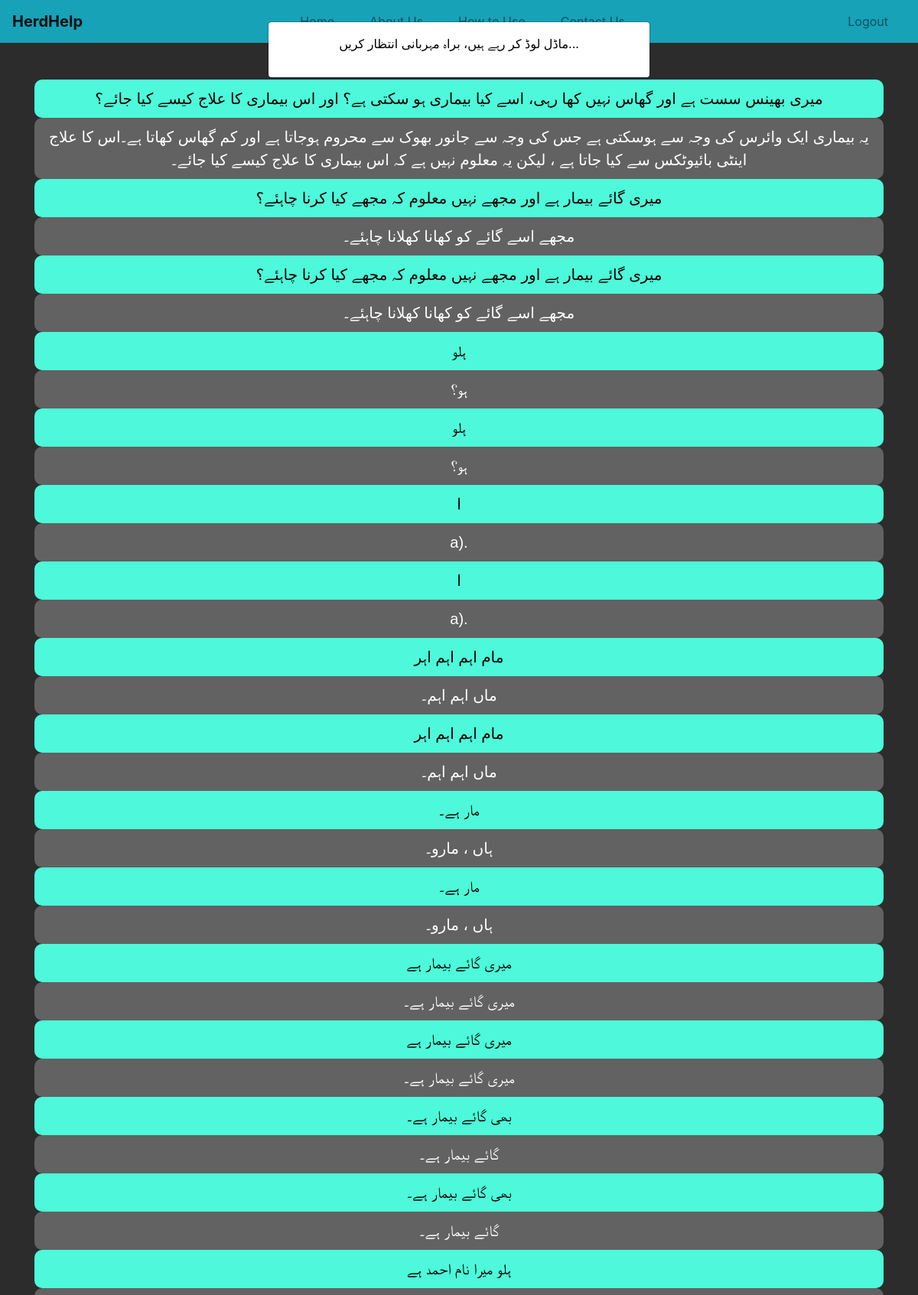
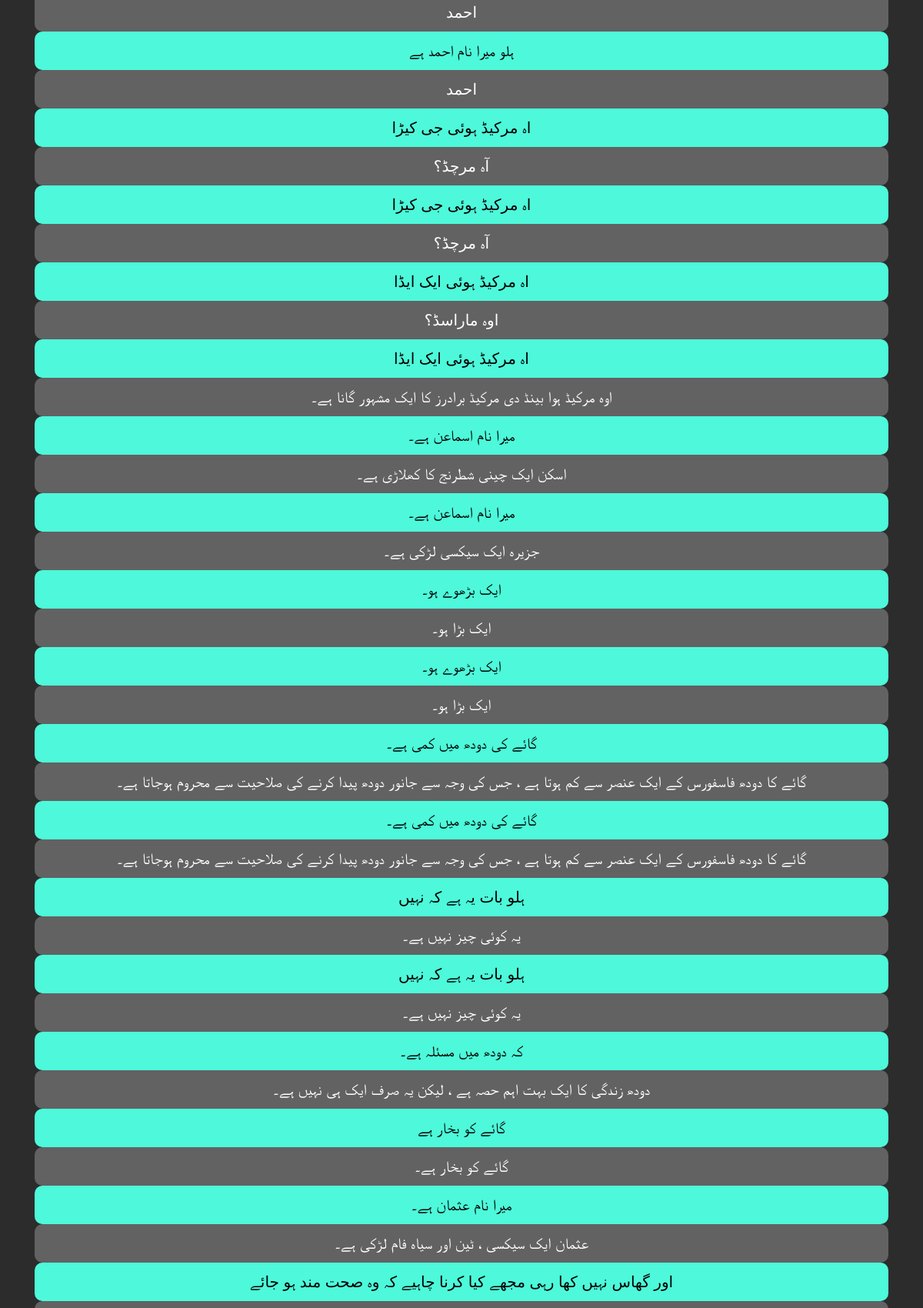
/chat (signed in, upper part), run on the app's committed database (2 pictures, top to bottom).
### tables this page shows
CREATE TABLE responses
             (id INTEGER PRIMARY KEY AUTOINCREMENT,
              prompt_id INTEGER,
              response TEXT NOT NULL,
              timestamp DATETIME DEFAULT CURRENT_TIMESTAMP);

CREATE TABLE prompts
             (id INTEGER PRIMARY KEY AUTOINCREMENT,
              user_id INTEGER,
              prompt TEXT NOT NULL,
              timestamp DATETIME DEFAULT CURRENT_TIMESTAMP);

### app.py (the view, shortened to what this page needs)
@app.route('/chat', methods=['GET', 'POST'])
def chat():
    if 'just_signed_in' in session:
        show_loading_modal = True
        session.pop('just_signed_in', None)
    else:
        show_loading_modal = False
    conn = create_connection()
    cursor = conn.cursor()
    user_id = session['user_id']  # Retrieve user ID from the session
    cursor.execute("SELECT prompts.prompt, responses.response FROM prompts JOIN responses ON prompts.id = responses.prompt_id WHERE prompts.user_id = ? ORDER BY prompts.timestamp ASC", (user_id,))
    chat_current = cursor.fetchall()
    conn.close()
    return render_template('chat.html', chat_current=chat_current, show_loading_modal=show_loading_modal)

### app.py (called while the page is built)
def create_connection():
    return sqlite3.connect('herdhelp.db')

### templates/chat.html (shortened to what this page needs)
<!DOCTYPE html>
<html lang="en">
<head>
    <link rel="stylesheet" href="https://maxcdn.bootstrapcdn.com/bootstrap/4.5.2/css/bootstrap.min.css">
    <link rel="stylesheet" href="https://cdnjs.cloudflare.com/ajax/libs/font-awesome/6.0.0/css/all.min.css">
    <link rel="stylesheet" href="{{ url_for('static', filename='chat_style.css') }}">
</head>
<body>
    <header>
        <nav class="navbar navbar-expand-lg navbar-light bg-info w-100">
            <a class="navbar-brand" href="{{ url_for('index') }}">
                HerdHelp
            </a>
            <div class="collapse navbar-collapse" id="navbarNav">
                <ul class="navbar-nav">
                    <li class="nav-item">
                        <a class="nav-link" href="{{ url_for('index') }}">Home</a>
                    </li>
                    <li class="nav-item">
                        <a class="nav-link" href="{{ url_for('about') }}">About Us</a>
                    </li>
                    <li class="nav-item">
                        <a class="nav-link" href="{{ url_for('how_to_use') }}">How to Use</a>
                    </li>
                    <li class="nav-item">
                        <a class="nav-link" href="{{ url_for('contact') }}">Contact Us</a>
                    </li>
                </ul>
                <ul class="navbar-nav">
                    <li class="nav-item">
                        <a class="nav-link" href="{{ url_for('logout') }}">Logout</a>
                    </li>
                </ul>
            </div>
        </nav>
    </header>
    {% if show_loading_modal %}
    <div id="loadingModal" class="modal" style="display: block; z-index: 1000;">
        <div class="modal-dialog">
            <div class="modal-content">
                <div class="modal-body text-center">
                    <p style="color: black;">ماڈل لوڈ کر رہے ہیں، براہ مہربانی انتظار کریں...</p>
                </div>
            </div>
        </div>
    </div>
    {% endif %}
    <div class="container mt-5">
        <div class="chat-current" id="chatContainer">
            {% for prompt, response in chat_current %}
            <div class="prompt-container" style="background-color: #4df9da; color: #000; float: right; text-align: center; border-radius: 10px;">
                <div class="prompt">{{ prompt }}</div>
            </div>
            <div class="response-container" style="float: left; text-align: center; border-radius: 10px;">
                <div class="response">{{ response }}</div>
            </div>
            {% endfor %}
        </div>
        <br>
    </div>
    <br>

### static/chat_style.css (style rules this page uses)
.navbar { background-color: #4df9da; }
.navbar-brand { color: white; font-weight: bold; }
.navbar-nav { margin-left: auto; }
.navbar-nav .nav-link { color: white; margin: 0 15px; }
body { background-color: #2c2c2c; color: white; margin: 0; }
.chat-current { display: flex; flex-direction: column; align-items: flex-start; width: 100%; }
.prompt-container { background-color: #4df9da; color: #000; border-radius: 10px; padding: 10px; margin: 10px; width: 100%; box-sizing: border-box; }
.response-container { background-color: #626262; color: #fff; border-radius: 10px; padding: 10px; margin: 10px; width: 100%; box-sizing: border-box; }
.prompt-container, .response-container { margin: 0 auto; }
.prompt-container, .response-container { display: inline-block; }
.prompt, .response { margin: 0; font-family: 'Jameel Noori Nastaleeq', sans-serif; font-size: 20px; }
.prompt-container, .response-container { animation: fadeInUp 0.5s ease forwards; opacity: 0; transform: translateY(20px); }
#loadingModal { position: fixed; top: 50%; left: 50%; transform: translate(-50%, -50%); }

### data on the page
responses: prompt "میری بھینس سست ہے اور گھاس نہیں کھا رہی، اسے کیا بیماری ہو سکتی ہے؟ اور اس بیماری کا علاج کیسے کیا جائے؟", response "یہ بیماری ایک وائرس کی وجہ سے ہوسکتی ہے جس کی وجہ سے جانور بھوک سے محروم ہوجاتا ہے اور کم گھاس کھاتا ہے۔اس کا علاج اینٹی بائیوٹکس سے کیا جاتا ہے ، لیکن یہ معلوم نہیں ہے کہ اس بیماری کا علاج کیسے کیا جائے۔"
responses: prompt "میری گائے بیمار ہے اور مجھے نہیں معلوم کہ مجھے کیا کرنا چاہئے؟", response "مجھے اسے گائے کو کھانا کھلانا چاہئے۔"
responses: prompt "میری گائے بیمار ہے اور مجھے نہیں معلوم کہ مجھے کیا کرنا چاہئے؟", response "مجھے اسے گائے کو کھانا کھلانا چاہئے۔"
responses: prompt "ہلو", response "ہو؟"
responses: prompt "ہلو", response "ہو؟"
responses: prompt "ا", response "a)."
responses: prompt "ا", response "a)."
responses: prompt "مام اہم اہم اہر", response "ماں اہم اہم۔"
responses: prompt "مام اہم اہم اہر", response "ماں اہم اہم۔"
responses: prompt "مار ہے۔", response "ہاں ، مارو۔"
responses: prompt "مار ہے۔", response "ہاں ، مارو۔"
responses: prompt "میری گائے بیمار ہے", response "میری گائے بیمار ہے۔"
responses: prompt "میری گائے بیمار ہے", response "میری گائے بیمار ہے۔"
responses: prompt "بھی گائے بیمار ہے۔", response "گائے بیمار ہے۔"
responses: prompt "بھی گائے بیمار ہے۔", response "گائے بیمار ہے۔"
responses: prompt "ہلو میرا نام احمد ہے", response "احمد"
responses: prompt "ہلو میرا نام احمد ہے", response "احمد"
responses: prompt "اہ مرکیڈ ہوئی جی کیڑا", response "آہ مرچڈ؟"
responses: prompt "اہ مرکیڈ ہوئی جی کیڑا", response "آہ مرچڈ؟"
responses: prompt "اہ مرکیڈ ہوئی ایک ایڈا", response "اوہ ماراسڈ؟"
responses: prompt "اہ مرکیڈ ہوئی ایک ایڈا", response "اوہ مرکیڈ ہوا بینڈ دی مرکیڈ برادرز کا ایک مشہور گانا ہے۔"
responses: prompt "میرا نام اسماعن ہے۔", response "اسکن ایک چینی شطرنج کا کھلاڑی ہے۔"
responses: prompt "میرا نام اسماعن ہے۔", response "جزیرہ ایک سیکسی لڑکی ہے۔"
responses: prompt "ایک بڑھوے ہو۔", response "ایک بڑا ہو۔"
responses: prompt "ایک بڑھوے ہو۔", response "ایک بڑا ہو۔"
responses: prompt "گائے کی دودھ میں کمی ہے۔", response "گائے کا دودھ فاسفورس کے ایک عنصر سے کم ہوتا ہے ، جس کی وجہ سے جانور دودھ پیدا کرنے کی صلاحیت سے محروم ہوجاتا ہے۔"
responses: prompt "گائے کی دودھ میں کمی ہے۔", response "گائے کا دودھ فاسفورس کے ایک عنصر سے کم ہوتا ہے ، جس کی وجہ سے جانور دودھ پیدا کرنے کی صلاحیت سے محروم ہوجاتا ہے۔"
responses: prompt "ہلو بات یہ ہے کہ نہیں", response "یہ کوئی چیز نہیں ہے۔"
responses: prompt "ہلو بات یہ ہے کہ نہیں", response "یہ کوئی چیز نہیں ہے۔"
responses: prompt "کہ دودھ میں مسئلہ ہے۔", response "دودھ زندگی کا ایک بہت اہم حصہ ہے ، لیکن یہ صرف ایک ہی نہیں ہے۔"
responses: prompt "گائے کو بخار ہے", response "گائے کو بخار ہے۔"
responses: prompt "میرا نام عثمان ہے۔", response "عثمان ایک سیکسی ، ٹین اور سیاہ فام لڑکی ہے۔"
responses: prompt "اور گھاس نہیں کھا رہی مجھے کیا کرنا چاہیے کہ وہ صحت مند ہو جائے"
